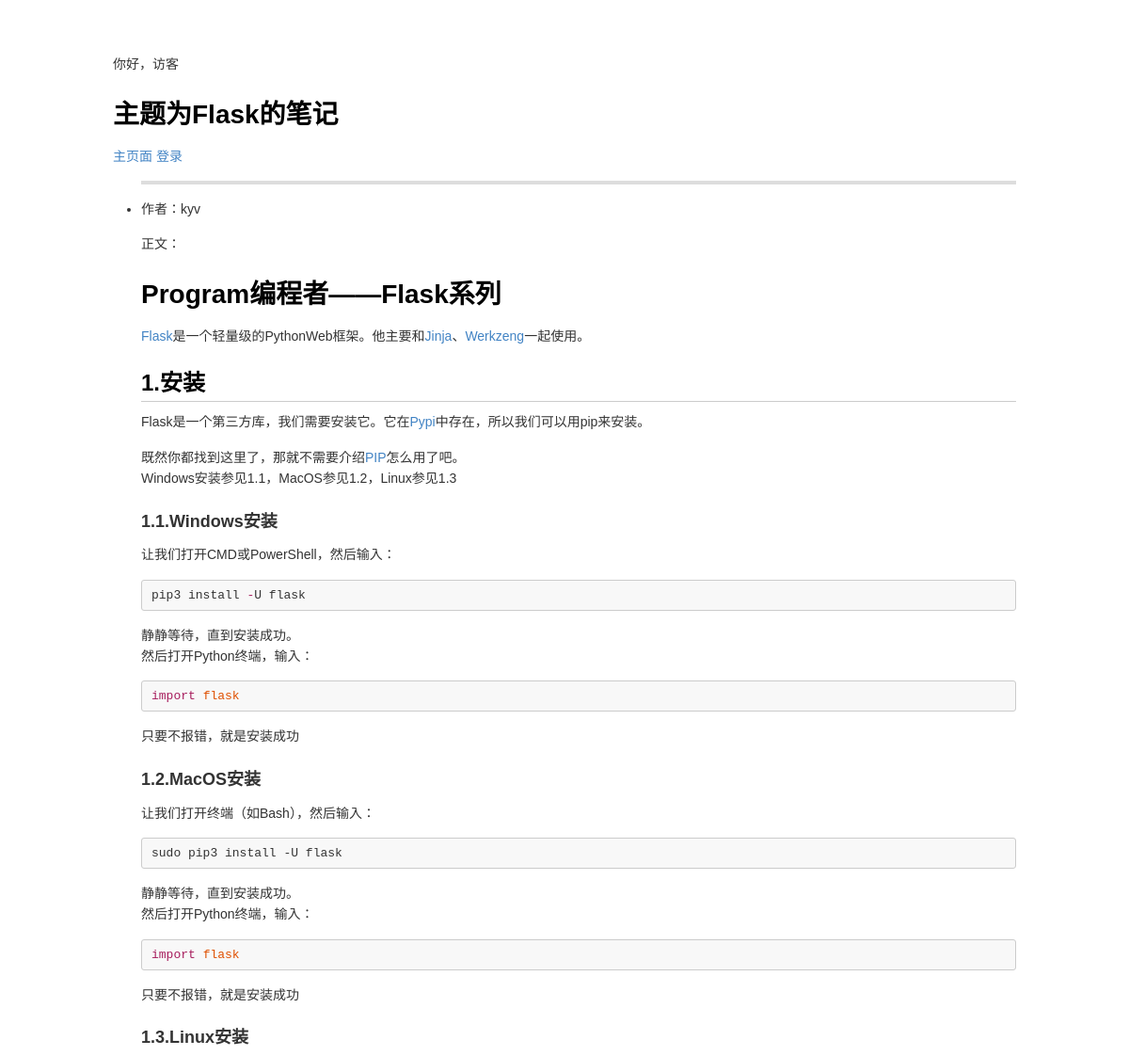
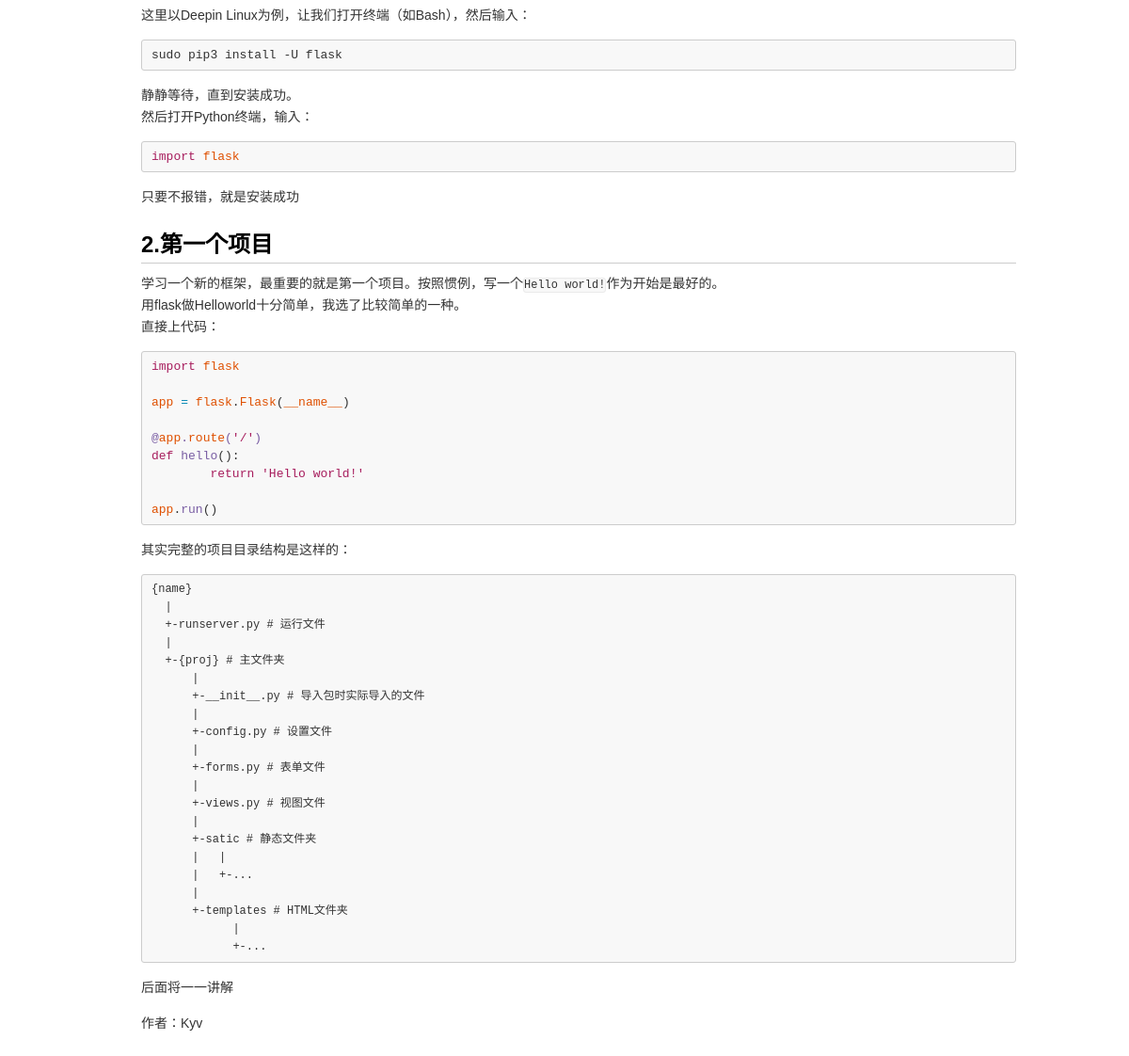
The page /shownotes/Flask on the database its author committed (2 pictures, top to bottom).
### tables this page shows
CREATE TABLE notes(
            topic    CHAR(20)    NOT NULL,
            name     CHAR(10)    NOT NULL,
            note     CHAR(20000) NOT NULL,
            notehash CHAR(40)    NOT NULL,
            public   INTEGER     NOT NULL
        );

### notebookOnWeb/views.py (the view)
@app.route('/shownotes/<topic>')
def shownotes(topic):
    cursor.execute("SELECT name,note FROM notes WHERE topic=? AND (name=? OR public=1)",
                   (topic,session.get('usr')))
    notes = cursor.fetchall()
    return render_template('shownotes.html',
                           title='主题为{}的笔记'.format(topic),
                           notes=notes,
                           usr=session.get('usr'),
                           hashlib=hashlib,
                           bytes=bytes)

### notebookOnWeb/templates/shownotes.html (shortened to what this page needs)
﻿{% extends "base.html" %}
{% block body %}
<ul>
    {% for note in notes %}
    <li>
        <hr />
        <p>作者：{{note[0]}}</p>
        <p>正文：{{note[1]|safe}}</p>
    </li>
    {% endfor %}
</ul>
{% endblock %}

### notebookOnWeb/templates/base.html (shortened to what this page needs)
{% block head %}
<head>
</head>
{% if usr %}
<p>你好，{{usr}}</p>
{% else %}
<p>你好，访客</p>
{% endif %}
{% if title %}
<h1>{{title}}</h1>
{% else %}
<h1>Notebook On Web--你的网上笔记本</h1>
{% endif %}
<a href={{url_for("home")}}>主页面</a>
{% if usr %}
<a href={{url_for("logout")}}>注销</a>
<a href={{url_for("edit")}}>写笔记</a>
{% else %}
<a href={{url_for("login")}}>登录</a>
{% endif %}
{% endblock %}
{% block body %}
{% endblock %}

### rows shown on the page
notes: name "kyv", note "Program编程者——Flask系列 Flask 是一个轻量级的PythonWeb框架。他主要和 Jinja 、 Werkzeng 一起使用。 1.安装 Flask是一个第三方库，我们需要安装它。它在 Pypi 中存在，所以我们可以用pip来安装。 既然你都找到这里了，那就不需要介绍 PIP 怎么用了吧。 Windows安装参见1.1，MacOS参见1.2，Linux参见1.3 1.1.Windows安装 让我们打开CMD或PowerShell，然后输入： pip3 install - U flask 静静等待，直到安装成功。 然后打开Python终端，输入： import flask 只要不报错，就是安装成功 1.2.MacOS安装 让我们打开终端（如Bash），然后输入： sudo pip3 install -U flask 静静等待，直到安装成功。 然后打开Python终端，输入： import flask 只要不报错，就是安装成功 1.3.Linux安装 这里以Deepin Linux为例，让我们打开终端（如Bash），然后输入： sudo pip3 install -U flask 静静等待，直到安装成功。 然后打开Python终端，输入： import flask 只要不报错，就是安装成功 2.第一个项目 学习一个新的框架，最重要的就是第一个项目。按照惯例，写一个 Hello world! 作为开始是最好的。 用flask做Helloworld十分简单，我选了比较简单的一种。 直接上代码： import flask app = flask . Flask (…"

### other values the page prints
{{ title }} "主题为Flask的笔记"
